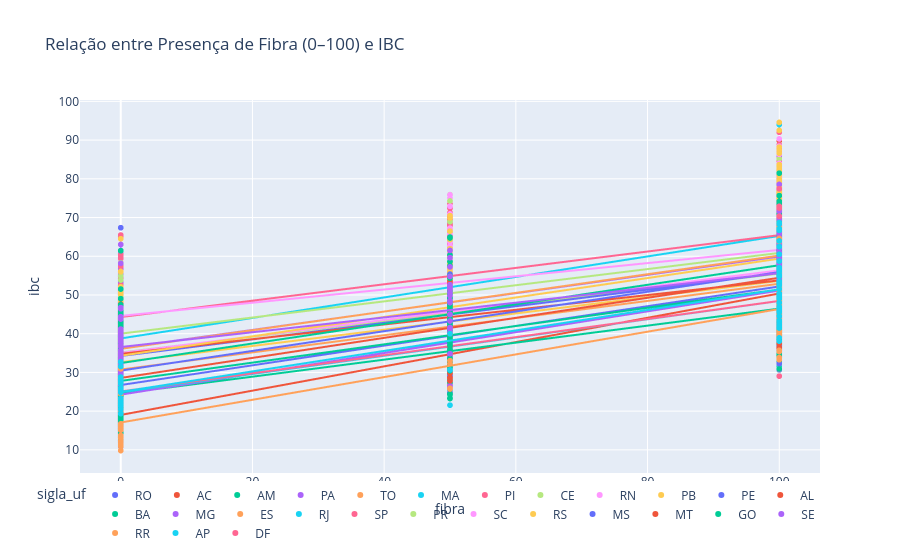

Here is the notebook cell this chart was saved with:
### Code cell
#Scatter renda x conectividade (exemplo com fibra)

if {'fibra','ibc','sigla_uf'}.issubset(df.columns):
    fig = px.scatter(
        df, x="fibra", y="ibc",
        color="sigla_uf",
        trendline="ols",  # linha de tendência
        title="Relação entre Presença de Fibra (0–100) e IBC"
    )
    fig.update_layout(legend=dict(orientation="h", yanchor="bottom", y=-0.2, xanchor="right", x=1))
    fig.show()

### Figure 1 — Plotly figure (JSON) as saved in the notebook; plotly's stock layout.template omitted (floating-point values rounded to 4 significant figures; data arrays with more than 128 entries replaced by an {"elided": "..."} marker saying what was removed)
{"data": [{"hovertemplate": "sigla_uf=RO<br>fibra=%{x}<br>ibc=%{y}<extra></extra>", "legendgroup": "RO", "marker": {"color": "#636efa", "symbol": "circle"}, "mode": "markers", "name": "RO", "showlegend": true, "type": "scattergl", "x": {"elided": "208 int values"}, "xaxis": "x", "y": {"elided": "208 float values"}, "yaxis": "y"}, {"hovertemplate": "<b>OLS trendline</b><br>ibc = 0.254489 * fibra + 26.743<br>R<sup>2</sup>=0.678921<br><br>sigla_uf=RO<br>fibra=%{x}<br>ibc=%{y} <b>(trend)</b><extra></extra>", "legendgroup": "RO", "marker": {"color": "#636efa", "symbol": "circle"}, "mode": "lines", "name": "RO", "showlegend": false, "type": "scattergl", "x": {"elided": "208 int values"}, "xaxis": "x", "y": {"elided": "208 float values"}, "yaxis": "y"}, {"hovertemplate": "sigla_uf=AC<br>fibra=%{x}<br>ibc=%{y}<extra></extra>", "legendgroup": "AC", "marker": {"color": "#EF553B", "symbol": "circle"}, "mode": "markers", "name": "AC", "showlegend": true, "type": "scattergl", "x": [0, 0, 100, 100, 100, 0, 100, 0, 100, 100, 100, 0, 100, 100, 100, 100, 100, 100, 0, 100, 100, 100, 50, 100, 100, 100, 100, 0, 100, 100, 100, 100, 100, 100, 100, 100, 100, 100, 100, 100, 100, 100, 100, 100, 100, 100, 100, 100, 100, 100, 0, 0, 0, 0, 100, 0, 100, 100, 100, 100, 100, 100, 100, 100, 100, 100, 0, 100, 100, 0, 100, 100, 0, 100, 100, 100, 100, 50, 100, 100, 100, 100, 100, 100, 100, 100, 100, 0], "xaxis": "x", "y": [16.28, 19.3, 62.75, 56.08, 47.84, 21.36, 49.66, 19.37, 42.06, 52.5, 42.22, 18.82, 49.76, 52.15, 53.23, 48.57, 45.02, 43.16, 18.94, 68.34, 45.48, 52.8, 39.05, 44.93, 48.78, 42.78, 46.46, 19.87, 51.62, 40.11, 44.25, 51.58, 45.05, 55.61, 40.93, 49.32, 46.82, 50.71, 47.58, 45.65, 57.78, 49.34, 53.69, 45.75, 48.64, 53.98, 49.46, 51.03, 51.68, 64.87, 20.76, 20.45, 17.72, 16.43, 50.88, 19.97, 48.85, 49.81, 66.11, 53.91, 45.5, 44.21, 48.57, 44.82, 40.28, 59.61, 19.27, 69.19, 56.58, 15.01, 54.9, 50.7, 19.82, 53.16, 51.32, 49.54, 46.24, 34.53, 52.65, 52.55, 48.25, 49.19, 52.29, 48.35, 53.33, 47.15, 46.69, 18.85], "yaxis": "y"}, {"hovertemplate": "<b>OLS trendline</b><br>ibc = 0.313627 * fibra + 19.0193<br>R<sup>2</sup>=0.830957<br><br>sigla_uf=AC<br>fibra=%{x}<br>ibc=%{y} <b>(trend)</b><extra></extra>", "legendgroup": "AC", "marker": {"color": "#EF553B", "symbol": "circle"}, "mode": "lines", "name": "AC", "showlegend": false, "type": "scattergl", "x": [0, 0, 0, 0, 0, 0, 0, 0, 0, 0, 0, 0, 0, 0, 0, 0, 50, 50, 100, 100, 100, 100, 100, 100, 100, 100, 100, 100, 100, 100, 100, 100, 100, 100, 100, 100, 100, 100, 100, 100, 100, 100, 100, 100, 100, 100, 100, 100, 100, 100, 100, 100, 100, 100, 100, 100, 100, 100, 100, 100, 100, 100, 100, 100, 100, 100, 100, 100, 100, 100, 100, 100, 100, 100, 100, 100, 100, 100, 100, 100, 100, 100, 100, 100, 100, 100, 100, 100], "xaxis": "x", "y": [19.02, 19.02, 19.02, 19.02, 19.02, 19.02, 19.02, 19.02, 19.02, 19.02, 19.02, 19.02, 19.02, 19.02, 19.02, 19.02, 34.7, 34.7, 50.38, 50.38, 50.38, 50.38, 50.38, 50.38, 50.38, 50.38, 50.38, 50.38, 50.38, 50.38, 50.38, 50.38, 50.38, 50.38, 50.38, 50.38, 50.38, 50.38, 50.38, 50.38, 50.38, 50.38, 50.38, 50.38, 50.38, 50.38, 50.38, 50.38, 50.38, 50.38, 50.38, 50.38, 50.38, 50.38, 50.38, 50.38, 50.38, 50.38, 50.38, 50.38, 50.38, 50.38, 50.38, 50.38, 50.38, 50.38, 50.38, 50.38, 50.38, 50.38, 50.38, 50.38, 50.38, 50.38, 50.38, 50.38, 50.38, 50.38, 50.38, 50.38, 50.38, 50.38, 50.38, 50.38, 50.38, 50.38, 50.38, 50.38], "yaxis": "y"}, {"hovertemplate": "sigla_uf=AM<br>fibra=%{x}<br>ibc=%{y}<extra></extra>", "legendgroup": "AM", "marker": {"color": "#00cc96", "symbol": "circle"}, "mode": "markers", "name": "AM", "showlegend": true, "type": "scattergl", "x": {"elided": "248 int values"}, "xaxis": "x", "y": {"elided": "248 float values"}, "yaxis": "y"}, {"hovertemplate": "<b>OLS trendline</b><br>ibc = 0.219746 * fibra + 24.5062<br>R<sup>2</sup>=0.761158<br><br>sigla_uf=AM<br>fibra=%{x}<br>ibc=%{y} <b>(trend)</b><extra></extra>", "legendgroup": "AM", "marker": {"color": "#00cc96", "symbol": "circle"}, "mode": "lines", "name": "AM", "showlegend": false, "type": "scattergl", "x": {"elided": "248 int values"}, "xaxis": "x", "y": {"elided": "248 float values"}, "yaxis": "y"}, {"hovertemplate": "sigla_uf=PA<br>fibra=%{x}<br>ibc=%{y}<extra></extra>", "legendgroup": "PA", "marker": {"color": "#ab63fa", "symbol": "circle"}, "mode": "markers", "name": "PA", "showlegend": true, "type": "scattergl", "x": {"elided": "576 int values"}, "xaxis": "x", "y": {"elided": "576 float values"}, "yaxis": "y"}, {"hovertemplate": "<b>OLS trendline</b><br>ibc = 0.268907 * fibra + 24.2546<br>R<sup>2</sup>=0.707210<br><br>sigla_uf=PA<br>fibra=%{x}<br>ibc=%{y} <b>(trend)</b><extra></extra>", "legendgroup": "PA", "marker": {"color": "#ab63fa", "symbol": "circle"}, "mode": "lines", "name": "PA", "showlegend": false, "type": "scattergl", "x": {"elided": "576 int values"}, "xaxis": "x", "y": {"elided": "576 float values"}, "yaxis": "y"}, {"hovertemplate": "sigla_uf=TO<br>fibra=%{x}<br>ibc=%{y}<extra></extra>", "legendgroup": "TO", "marker": {"color": "#FFA15A", "symbol": "circle"}, "mode": "markers", "name": "TO", "showlegend": true, "type": "scattergl", "x": {"elided": "556 int values"}, "xaxis": "x", "y": {"elided": "556 float values"}, "yaxis": "y"}, {"hovertemplate": "<b>OLS trendline</b><br>ibc = 0.22167 * fibra + 30.7373<br>R<sup>2</sup>=0.735100<br><br>sigla_uf=TO<br>fibra=%{x}<br>ibc=%{y} <b>(trend)</b><extra></extra>", "legendgroup": "TO", "marker": {"color": "#FFA15A", "symbol": "circle"}, "mode": "lines", "name": "TO", "showlegend": false, "type": "scattergl", "x": {"elided": "556 int values"}, "xaxis": "x", "y": {"elided": "556 float values"}, "yaxis": "y"}, {"hovertemplate": "sigla_uf=MA<br>fibra=%{x}<br>ibc=%{y}<extra></extra>", "legendgroup": "MA", "marker": {"color": "#19d3f3", "symbol": "circle"}, "mode": "markers", "name": "MA", "showlegend": true, "type": "scattergl", "x": {"elided": "868 int values"}, "xaxis": "x", "y": {"elided": "868 float values"}, "yaxis": "y"}, {"hovertemplate": "<b>OLS trendline</b><br>ibc = 0.235724 * fibra + 24.8779<br>R<sup>2</sup>=0.716138<br><br>sigla_uf=MA<br>fibra=%{x}<br>ibc=%{y} <b>(trend)</b><extra></extra>", "legendgroup": "MA", "marker": {"color": "#19d3f3", "symbol": "circle"}, "mode": "lines", "name": "MA", "showlegend": false, "type": "scattergl", "x": {"elided": "868 int values"}, "xaxis": "x", "y": {"elided": "868 float values"}, "yaxis": "y"}, {"hovertemplate": "sigla_uf=PI<br>fibra=%{x}<br>ibc=%{y}<extra></extra>", "legendgroup": "PI", "marker": {"color": "#FF6692", "symbol": "circle"}, "mode": "markers", "name": "PI", "showlegend": true, "type": "scattergl", "x": {"elided": "896 int values"}, "xaxis": "x", "y": {"elided": "896 float values"}, "yaxis": "y"}, {"hovertemplate": "<b>OLS trendline</b><br>ibc = 0.233822 * fibra + 25.0844<br>R<sup>2</sup>=0.721956<br><br>sigla_uf=PI<br>fibra=%{x}<br>ibc=%{y} <b>(trend)</b><extra></extra>", "legendgroup": "PI", "marker": {"color": "#FF6692", "symbol": "circle"}, "mode": "lines", "name": "PI", "showlegend": false, "type": "scattergl", "x": {"elided": "896 int values"}, "xaxis": "x", "y": {"elided": "896 float values"}, "yaxis": "y"}, {"hovertemplate": "sigla_uf=CE<br>fibra=%{x}<br>ibc=%{y}<extra></extra>", "legendgroup": "CE", "marker": {"color": "#B6E880", "symbol": "circle"}, "mode": "markers", "name": "CE", "showlegend": true, "type": "scattergl", "x": {"elided": "736 int values"}, "xaxis": "x", "y": {"elided": "736 float values"}, "yaxis": "y"}, {"hovertemplate": "<b>OLS trendline</b><br>ibc = 0.203933 * fibra + 35.1394<br>R<sup>2</sup>=0.469883<br><br>sigla_uf=CE<br>fibra=%{x}<br>ibc=%{y} <b>(trend)</b><extra></extra>", "legendgroup": "CE", "marker": {"color": "#B6E880", "symbol": "circle"}, "mode": "lines", "name": "CE", "showlegend": false, "type": "scattergl", "x": {"elided": "736 int values"}, "xaxis": "x", "y": {"elided": "736 float values"}, "yaxis": "y"}, {"hovertemplate": "sigla_uf=RN<br>fibra=%{x}<br>ibc=%{y}<extra></extra>", "legendgroup": "RN", "marker": {"color": "#FF97FF", "symbol": "circle"}, "mode": "markers", "name": "RN", "showlegend": true, "type": "scattergl", "x": {"elided": "668 int values"}, "xaxis": "x", "y": {"elided": "668 float values"}, "yaxis": "y"}, {"hovertemplate": "<b>OLS trendline</b><br>ibc = 0.213091 * fibra + 35.0448<br>R<sup>2</sup>=0.688449<br><br>sigla_uf=RN<br>fibra=%{x}<br>ibc=%{y} <b>(trend)</b><extra></extra>", "legendgroup": "RN", "marker": {"color": "#FF97FF", "symbol": "circle"}, "mode": "lines", "name": "RN", "showlegend": false, "type": "scattergl", "x": {"elided": "668 int values"}, "xaxis": "x", "y": {"elided": "668 float values"}, "yaxis": "y"}, {"hovertemplate": "sigla_uf=PB<br>fibra=%{x}<br>ibc=%{y}<extra></extra>", "legendgroup": "PB", "marker": {"color": "#FECB52", "symbol": "circle"}, "mode": "markers", "name": "PB", "showlegend": true, "type": "scattergl", "x": {"elided": "892 int values"}, "xaxis": "x", "y": {"elided": "892 float values"}, "yaxis": "y"}, {"hovertemplate": "<b>OLS trendline</b><br>ibc = 0.210157 * fibra + 32.6249<br>R<sup>2</sup>=0.678009<br><br>sigla_uf=PB<br>fibra=%{x}<br>ibc=%{y} <b>(trend)</b><extra></extra>", "legendgroup": "PB", "marker": {"color": "#FECB52", "symbol": "circle"}, "mode": "lines", "name": "PB", "showlegend": false, "type": "scattergl", "x": {"elided": "892 int values"}, "xaxis": "x", "y": {"elided": "892 float values"}, "yaxis": "y"}, {"hovertemplate": "sigla_uf=PE<br>fibra=%{x}<br>ibc=%{y}<extra></extra>", "legendgroup": "PE", "marker": {"color": "#636efa", "symbol": "circle"}, "mode": "markers", "name": "PE", "showlegend": true, "type": "scattergl", "x": {"elided": "740 int values"}, "xaxis": "x", "y": {"elided": "740 float values"}, "yaxis": "y"}, {"hovertemplate": "<b>OLS trendline</b><br>ibc = 0.214228 * fibra + 34.2389<br>R<sup>2</sup>=0.595513<br><br>sigla_uf=PE<br>fibra=%{x}<br>ibc=%{y} <b>(trend)</b><extra></extra>", "legendgroup": "PE", "marker": {"color": "#636efa", "symbol": "circle"}, "mode": "lines", "name": "PE", "showlegend": false, "type": "scattergl", "x": {"elided": "740 int values"}, "xaxis": "x", "y": {"elided": "740 float values"}, "yaxis": "y"}, {"hovertemplate": "sigla_uf=AL<br>fibra=%{x}<br>ibc=%{y}<extra></extra>", "legendgroup": "AL", "marker": {"color": "#EF553B", "symbol": "circle"}, "mode": "markers", "name": "AL", "showlegend": true, "type": "scattergl", "x": {"elided": "408 int values"}, "xaxis": "x", "y": {"elided": "408 float values"}, "yaxis": "y"}, {"hovertemplate": "<b>OLS trendline</b><br>ibc = 0.189899 * fibra + 34.7853<br>R<sup>2</sup>=0.563782<br><br>sigla_uf=AL<br>fibra=%{x}<br>ibc=%{y} <b>(trend)</b><extra></extra>", "legendgroup": "AL", "marker": {"color": "#EF553B", "symbol": "circle"}, "mode": "lines", "name": "AL", "showlegend": false, "type": "scattergl", "x": {"elided": "408 int values"}, "xaxis": "x", "y": {"elided": "408 float values"}, "yaxis": "y"}, {"hovertemplate": "sigla_uf=BA<br>fibra=%{x}<br>ibc=%{y}<extra></extra>", "legendgroup": "BA", "marker": {"color": "#00cc96", "symbol": "circle"}, "mode": "markers", "name": "BA", "showlegend": true, "type": "scattergl", "x": {"elided": "1668 int values"}, "xaxis": "x", "y": {"elided": "1668 float values"}, "yaxis": "y"}, {"hovertemplate": "<b>OLS trendline</b><br>ibc = 0.236177 * fibra + 27.8101<br>R<sup>2</sup>=0.649934<br><br>sigla_uf=BA<br>fibra=%{x}<br>ibc=%{y} <b>(trend)</b><extra></extra>", "legendgroup": "BA", "marker": {"color": "#00cc96", "symbol": "circle"}, "mode": "lines", "name": "BA", "showlegend": false, "type": "scattergl", "x": {"elided": "1668 int values"}, "xaxis": "x", "y": {"elided": "1668 float values"}, "yaxis": "y"}, {"hovertemplate": "sigla_uf=MG<br>fibra=%{x}<br>ibc=%{y}<extra></extra>", "legendgroup": "MG", "marker": {"color": "#ab63fa", "symbol": "circle"}, "mode": "markers", "name": "MG", "showlegend": true, "type": "scattergl", "x": {"elided": "3412 int values"}, "xaxis": "x", "y": {"elided": "3412 float values"}, "yaxis": "y"}, {"hovertemplate": "<b>OLS trendline</b><br>ibc = 0.237141 * fibra + 36.2358<br>R<sup>2</sup>=0.661950<br><br>sigla_uf=MG<br>fibra=%{x}<br>ibc=%{y} <b>(trend)</b><extra></extra>", "legendgroup": "MG", "marker": {"color": "#ab63fa", "symbol": "circle"}, "mode": "lines", "name": "MG", "showlegend": false, "type": "scattergl", "x": {"elided": "3412 int values"}, "xaxis": "x", "y": {"elided": "3412 float values"}, "yaxis": "y"}, {"hovertemplate": "sigla_uf=ES<br>fibra=%{x}<br>ibc=%{y}<extra></extra>", "legendgroup": "ES", "marker": {"color": "#FFA15A", "symbol": "circle"}, "mode": "markers", "name": "ES", "showlegend": true, "type": "scattergl", "x": {"elided": "312 int values"}, "xaxis": "x", "y": {"elided": "312 float values"}, "yaxis": "y"}, {"hovertemplate": "<b>OLS trendline</b><br>ibc = 0.240861 * fibra + 36.0884<br>R<sup>2</sup>=0.548035<br><br>sigla_uf=ES<br>fibra=%{x}<br>ibc=%{y} <b>(trend)</b><extra></extra>", "legendgroup": "ES", "marker": {"color": "#FFA15A", "symbol": "circle"}, "mode": "lines", "name": "ES", "showlegend": false, "type": "scattergl", "x": {"elided": "312 int values"}, "xaxis": "x", "y": {"elided": "312 float values"}, "yaxis": "y"}, {"hovertemplate": "sigla_uf=RJ<br>fibra=%{x}<br>ibc=%{y}<extra></extra>", "legendgroup": "RJ", "marker": {"color": "#19d3f3", "symbol": "circle"}, "mode": "markers", "name": "RJ", "showlegend": true, "type": "scattergl", "x": {"elided": "368 int values"}, "xaxis": "x", "y": {"elided": "368 float values"}, "yaxis": "y"}, {"hovertemplate": "<b>OLS trendline</b><br>ibc = 0.264845 * fibra + 38.77<br>R<sup>2</sup>=0.039335<br><br>sigla_uf=RJ<br>fibra=%{x}<br>ibc=%{y} <b>(trend)</b><extra></extra>", "legendgroup": "RJ", "marker": {"color": "#19d3f3", "symbol": "circle"}, "mode": "lines", "name": "RJ", "showlegend": false, "type": "scattergl", "x": {"elided": "368 int values"}, "xaxis": "x", "y": {"elided": "368 float values"}, "yaxis": "y"}, {"hovertemplate": "sigla_uf=SP<br>fibra=%{x}<br>ibc=%{y}<extra></extra>", "legendgroup": "SP", "marker": {"color": "#FF6692", "symbol": "circle"}, "mode": "markers", "name": "SP", "showlegend": true, "type": "scattergl", "x": {"elided": "2580 int values"}, "xaxis": "x", "y": {"elided": "2580 float values"}, "yaxis": "y"}, {"hovertemplate": "<b>OLS trendline</b><br>ibc = 0.211524 * fibra + 44.301<br>R<sup>2</sup>=0.381396<br><br>sigla_uf=SP<br>fibra=%{x}<br>ibc=%{y} <b>(trend)</b><extra></extra>", "legendgroup": "SP", "marker": {"color": "#FF6692", "symbol": "circle"}, "mode": "lines", "name": "SP", "showlegend": false, "type": "scattergl", "x": {"elided": "2580 int values"}, "xaxis": "x", "y": {"elided": "2580 float values"}, "yaxis": "y"}, {"hovertemplate": "sigla_uf=PR<br>fibra=%{x}<br>ibc=%{y}<extra></extra>", "legendgroup": "PR", "marker": {"color": "#B6E880", "symbol": "circle"}, "mode": "markers", "name": "PR", "showlegend": true, "type": "scattergl", "x": {"elided": "1596 int values"}, "xaxis": "x", "y": {"elided": "1596 float values"}, "yaxis": "y"}, {"hovertemplate": "<b>OLS trendline</b><br>ibc = 0.20846 * fibra + 40.009<br>R<sup>2</sup>=0.397941<br><br>sigla_uf=PR<br>fibra=%{x}<br>ibc=%{y} <b>(trend)</b><extra></extra>", "legendgroup": "PR", "marker": {"color": "#B6E880", "symbol": "circle"}, "mode": "lines", "name": "PR", "showlegend": false, "type": "scattergl", "x": {"elided": "1596 int values"}, "xaxis": "x", "y": {"elided": "1596 float values"}, "yaxis": "y"}, {"hovertemplate": "sigla_uf=SC<br>fibra=%{x}<br>ibc=%{y}<extra></extra>", "legendgroup": "SC", "marker": {"color": "#FF97FF", "symbol": "circle"}, "mode": "markers", "name": "SC", "showlegend": true, "type": "scattergl", "x": {"elided": "1180 int values"}, "xaxis": "x", "y": {"elided": "1180 float values"}, "yaxis": "y"}, {"hovertemplate": "<b>OLS trendline</b><br>ibc = 0.170518 * fibra + 44.5921<br>R<sup>2</sup>=0.069029<br><br>sigla_uf=SC<br>fibra=%{x}<br>ibc=%{y} <b>(trend)</b><extra></extra>", "legendgroup": "SC", "marker": {"color": "#FF97FF", "symbol": "circle"}, "mode": "lines", "name": "SC", "showlegend": false, "type": "scattergl", "x": {"elided": "1180 int values"}, "xaxis": "x", "y": {"elided": "1180 float values"}, "yaxis": "y"}, {"hovertemplate": "sigla_uf=RS<br>fibra=%{x}<br>ibc=%{y}<extra></extra>", "legendgroup": "RS", "marker": {"color": "#FECB52", "symbol": "circle"}, "mode": "markers", "name": "RS", "showlegend": true, "type": "scattergl", "x": {"elided": "1988 int values"}, "xaxis": "x", "y": {"elided": "1988 float values"}, "yaxis": "y"}, {"hovertemplate": "<b>OLS trendline</b><br>ibc = 0.250825 * fibra + 34.3035<br>R<sup>2</sup>=0.488312<br><br>sigla_uf=RS<br>fibra=%{x}<br>ibc=%{y} <b>(trend)</b><extra></extra>", "legendgroup": "RS", "marker": {"color": "#FECB52", "symbol": "circle"}, "mode": "lines", "name": "RS", "showlegend": false, "type": "scattergl", "x": {"elided": "1988 int values"}, "xaxis": "x", "y": {"elided": "1988 float values"}, "yaxis": "y"}, {"hovertemplate": "sigla_uf=MS<br>fibra=%{x}<br>ibc=%{y}<extra></extra>", "legendgroup": "MS", "marker": {"color": "#636efa", "symbol": "circle"}, "mode": "markers", "name": "MS", "showlegend": true, "type": "scattergl", "x": {"elided": "316 int values"}, "xaxis": "x", "y": {"elided": "316 float values"}, "yaxis": "y"}, {"hovertemplate": "<b>OLS trendline</b><br>ibc = 0.254467 * fibra + 30.4684<br>R<sup>2</sup>=0.600485<br><br>sigla_uf=MS<br>fibra=%{x}<br>ibc=%{y} <b>(trend)</b><extra></extra>", "legendgroup": "MS", "marker": {"color": "#636efa", "symbol": "circle"}, "mode": "lines", "name": "MS", "showlegend": false, "type": "scattergl", "x": {"elided": "316 int values"}, "xaxis": "x", "y": {"elided": "316 float values"}, "yaxis": "y"}, {"hovertemplate": "sigla_uf=MT<br>fibra=%{x}<br>ibc=%{y}<extra></extra>", "legendgroup": "MT", "marker": {"color": "#EF553B", "symbol": "circle"}, "mode": "markers", "name": "MT", "showlegend": true, "type": "scattergl", "x": {"elided": "564 int values"}, "xaxis": "x", "y": {"elided": "564 float values"}, "yaxis": "y"}, {"hovertemplate": "<b>OLS trendline</b><br>ibc = 0.258653 * fibra + 28.5793<br>R<sup>2</sup>=0.612459<br><br>sigla_uf=MT<br>fibra=%{x}<br>ibc=%{y} <b>(trend)</b><extra></extra>", "legendgroup": "MT", "marker": {"color": "#EF553B", "symbol": "circle"}, "mode": "lines", "name": "MT", "showlegend": false, "type": "scattergl", "x": {"elided": "564 int values"}, "xaxis": "x", "y": {"elided": "564 float values"}, "yaxis": "y"}, {"hovertemplate": "sigla_uf=GO<br>fibra=%{x}<br>ibc=%{y}<extra></extra>", "legendgroup": "GO", "marker": {"color": "#00cc96", "symbol": "circle"}, "mode": "markers", "name": "GO", "showlegend": true, "type": "scattergl", "x": {"elided": "984 int values"}, "xaxis": "x", "y": {"elided": "984 float values"}, "yaxis": "y"}, {"hovertemplate": "<b>OLS trendline</b><br>ibc = 0.252682 * fibra + 32.4134<br>R<sup>2</sup>=0.654179<br><br>sigla_uf=GO<br>fibra=%{x}<br>ibc=%{y} <b>(trend)</b><extra></extra>", "legendgroup": "GO", "marker": {"color": "#00cc96", "symbol": "circle"}, "mode": "lines", "name": "GO", "showlegend": false, "type": "scattergl", "x": {"elided": "984 int values"}, "xaxis": "x", "y": {"elided": "984 float values"}, "yaxis": "y"}, {"hovertemplate": "sigla_uf=SE<br>fibra=%{x}<br>ibc=%{y}<extra></extra>", "legendgroup": "SE", "marker": {"color": "#ab63fa", "symbol": "circle"}, "mode": "markers", "name": "SE", "showlegend": true, "type": "scattergl", "x": {"elided": "300 int values"}, "xaxis": "x", "y": {"elided": "300 float values"}, "yaxis": "y"}, {"hovertemplate": "<b>OLS trendline</b><br>ibc = 0.190974 * fibra + 36.5551<br>R<sup>2</sup>=0.586240<br><br>sigla_uf=SE<br>fibra=%{x}<br>ibc=%{y} <b>(trend)</b><extra></extra>", "legendgroup": "SE", "marker": {"color": "#ab63fa", "symbol": "circle"}, "mode": "lines", "name": "SE", "showlegend": false, "type": "scattergl", "x": {"elided": "300 int values"}, "xaxis": "x", "y": {"elided": "300 float values"}, "yaxis": "y"}, {"hovertemplate": "sigla_uf=RR<br>fibra=%{x}<br>ibc=%{y}<extra></extra>", "legendgroup": "RR", "marker": {"color": "#FFA15A", "symbol": "circle"}, "mode": "markers", "name": "RR", "showlegend": true, "type": "scattergl", "x": [100, 100, 100, 0, 0, 100, 0, 100, 100, 100, 0, 0, 100, 100, 100, 0, 100, 0, 0, 0, 100, 100, 50, 100, 100, 0, 0, 50, 0, 50, 100, 0, 0, 100, 100, 100, 0, 0, 50, 100, 0, 0, 100, 100, 100, 100, 100, 0, 100, 0, 0, 100, 100, 100, 100, 100, 0, 100, 100, 100], "xaxis": "x", "y": [49.08, 63.84, 33.28, 22.24, 20.2, 50.13, 13.72, 40.09, 40.18, 49.32, 28.22, 15.27, 55.49, 48.69, 40.45, 11.6, 35.39, 25.67, 25.1, 12.29, 41.92, 47.4, 33.04, 47.96, 47.96, 11.1, 13.2, 25.93, 16.7, 25.72, 51.43, 9.81, 15.1, 47.1, 46.13, 39.15, 30.92, 24.45, 32.26, 40.68, 10.9, 13.07, 39.41, 42.52, 64.6, 49.76, 52.27, 15.93, 67.49, 13.12, 15.47, 43.69, 48.73, 35.71, 33.82, 50.75, 16.33, 45.16, 42.46, 49.88], "yaxis": "y"}, {"hovertemplate": "<b>OLS trendline</b><br>ibc = 0.293154 * fibra + 17.0654<br>R<sup>2</sup>=0.790544<br><br>sigla_uf=RR<br>fibra=%{x}<br>ibc=%{y} <b>(trend)</b><extra></extra>", "legendgroup": "RR", "marker": {"color": "#FFA15A", "symbol": "circle"}, "mode": "lines", "name": "RR", "showlegend": false, "type": "scattergl", "x": [0, 0, 0, 0, 0, 0, 0, 0, 0, 0, 0, 0, 0, 0, 0, 0, 0, 0, 0, 0, 0, 0, 50, 50, 50, 50, 100, 100, 100, 100, 100, 100, 100, 100, 100, 100, 100, 100, 100, 100, 100, 100, 100, 100, 100, 100, 100, 100, 100, 100, 100, 100, 100, 100, 100, 100, 100, 100, 100, 100], "xaxis": "x", "y": [17.07, 17.07, 17.07, 17.07, 17.07, 17.07, 17.07, 17.07, 17.07, 17.07, 17.07, 17.07, 17.07, 17.07, 17.07, 17.07, 17.07, 17.07, 17.07, 17.07, 17.07, 17.07, 31.72, 31.72, 31.72, 31.72, 46.38, 46.38, 46.38, 46.38, 46.38, 46.38, 46.38, 46.38, 46.38, 46.38, 46.38, 46.38, 46.38, 46.38, 46.38, 46.38, 46.38, 46.38, 46.38, 46.38, 46.38, 46.38, 46.38, 46.38, 46.38, 46.38, 46.38, 46.38, 46.38, 46.38, 46.38, 46.38, 46.38, 46.38], "yaxis": "y"}, {"hovertemplate": "sigla_uf=AP<br>fibra=%{x}<br>ibc=%{y}<extra></extra>", "legendgroup": "AP", "marker": {"color": "#19d3f3", "symbol": "circle"}, "mode": "markers", "name": "AP", "showlegend": true, "type": "scattergl", "x": [0, 100, 100, 0, 100, 0, 100, 0, 100, 100, 0, 100, 0, 100, 100, 100, 100, 100, 0, 50, 100, 0, 100, 100, 0, 0, 100, 0, 100, 0, 100, 100, 100, 100, 100, 100, 100, 0, 100, 100, 100, 100, 100, 100, 100, 100, 0, 100, 100, 100, 100, 0, 100, 0, 0, 50, 0, 100, 100, 0, 0, 100, 0, 100], "xaxis": "x", "y": [20.44, 46.97, 68.69, 23.3, 67.12, 21.26, 49.33, 22.9, 56.45, 43.11, 21.98, 51.56, 26.01, 46.5, 46.39, 55.26, 53.0, 50.32, 28.3, 30.64, 44.56, 25.21, 45.52, 42.77, 19.36, 22.08, 46.07, 31.54, 49.88, 28.8, 56.08, 38.92, 55.2, 42.17, 38.08, 66.69, 49.05, 22.25, 68.37, 49.66, 57.07, 63.96, 62.47, 46.18, 41.46, 54.82, 28.67, 50.39, 52.48, 53.53, 58.75, 27.7, 49.44, 32.72, 27.11, 39.97, 25.62, 60.51, 41.54, 25.72, 24.83, 47.98, 21.52, 43.46], "yaxis": "y"}, {"hovertemplate": "<b>OLS trendline</b><br>ibc = 0.264632 * fibra + 24.9724<br>R<sup>2</sup>=0.764922<br><br>sigla_uf=AP<br>fibra=%{x}<br>ibc=%{y} <b>(trend)</b><extra></extra>", "legendgroup": "AP", "marker": {"color": "#19d3f3", "symbol": "circle"}, "mode": "lines", "name": "AP", "showlegend": false, "type": "scattergl", "x": [0, 0, 0, 0, 0, 0, 0, 0, 0, 0, 0, 0, 0, 0, 0, 0, 0, 0, 0, 0, 0, 50, 50, 100, 100, 100, 100, 100, 100, 100, 100, 100, 100, 100, 100, 100, 100, 100, 100, 100, 100, 100, 100, 100, 100, 100, 100, 100, 100, 100, 100, 100, 100, 100, 100, 100, 100, 100, 100, 100, 100, 100, 100, 100], "xaxis": "x", "y": [24.97, 24.97, 24.97, 24.97, 24.97, 24.97, 24.97, 24.97, 24.97, 24.97, 24.97, 24.97, 24.97, 24.97, 24.97, 24.97, 24.97, 24.97, 24.97, 24.97, 24.97, 38.2, 38.2, 51.44, 51.44, 51.44, 51.44, 51.44, 51.44, 51.44, 51.44, 51.44, 51.44, 51.44, 51.44, 51.44, 51.44, 51.44, 51.44, 51.44, 51.44, 51.44, 51.44, 51.44, 51.44, 51.44, 51.44, 51.44, 51.44, 51.44, 51.44, 51.44, 51.44, 51.44, 51.44, 51.44, 51.44, 51.44, 51.44, 51.44, 51.44, 51.44, 51.44, 51.44], "yaxis": "y"}, {"hovertemplate": "sigla_uf=DF<br>fibra=%{x}<br>ibc=%{y}<extra></extra>", "legendgroup": "DF", "marker": {"color": "#FF6692", "symbol": "circle"}, "mode": "markers", "name": "DF", "showlegend": true, "type": "scattergl", "x": [100, 100, 100, 100], "xaxis": "x", "y": [72.43, 70.33, 77.41, 72.89], "yaxis": "y"}, {"hovertemplate": "<b>OLS trendline</b><br>ibc = 0.73265<br>R<sup>2</sup>=0.000000<br><br>sigla_uf=DF<br>fibra=%{x}<br>ibc=%{y} <b>(trend)</b><extra></extra>", "legendgroup": "DF", "marker": {"color": "#FF6692", "symbol": "circle"}, "mode": "lines", "name": "DF", "showlegend": false, "type": "scattergl", "x": [100, 100, 100, 100], "xaxis": "x", "y": [73.27, 73.27, 73.27, 73.27], "yaxis": "y"}], "layout": {"legend": {"orientation": "h", "title": {"text": "sigla_uf"}, "tracegroupgap": 0, "x": 1, "xanchor": "right", "y": -0.2, "yanchor": "bottom"}, "title": {"text": "Relação entre Presença de Fibra (0–100) e IBC"}, "xaxis": {"anchor": "y", "domain": [0, 1], "title": {"text": "fibra"}}, "yaxis": {"anchor": "x", "domain": [0, 1], "title": {"text": "ibc"}}}}
